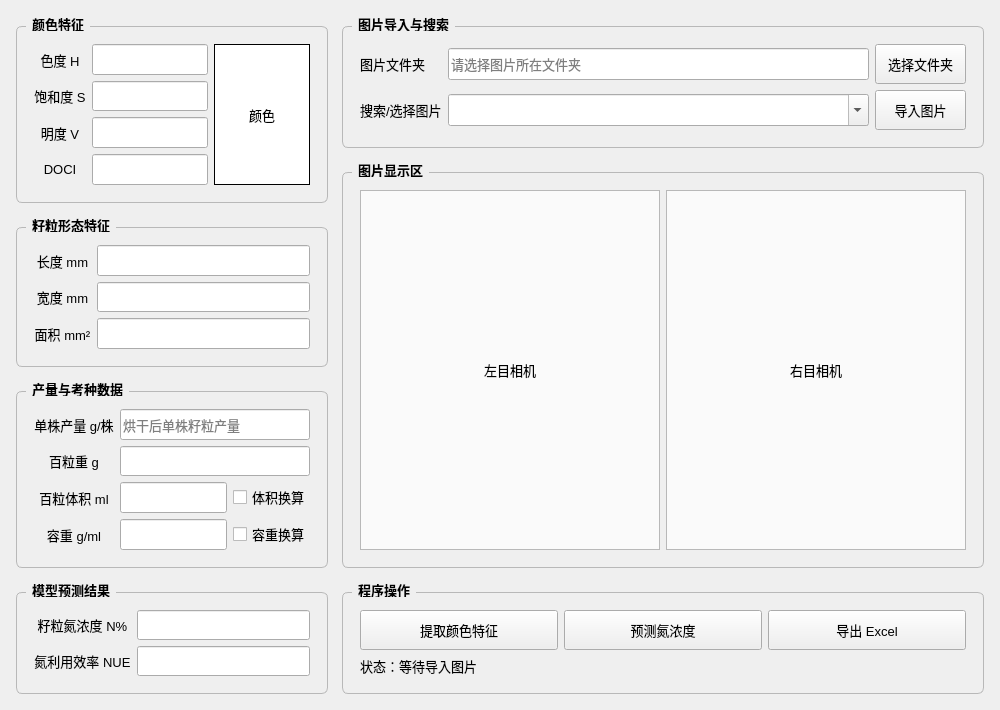
<?xml version="1.0" encoding="UTF-8"?>
<ui version="4.0">
 <class>Form</class>
 <widget class="QWidget" name="Form">
  <property name="geometry">
   <rect>
    <x>0</x>
    <y>0</y>
    <width>1000</width>
    <height>694</height>
   </rect>
  </property>
  <property name="windowTitle">
   <string>玉米籽粒颜色提取与氮浓度预测系统</string>
  </property>
  <property name="styleSheet">
   <string notr="true">QWidget { font-family: &quot;Microsoft YaHei&quot;; font-size: 10pt; }
QGroupBox { font-weight: bold; border: 1px solid #B8B8B8; border-radius: 6px; margin-top: 10px; padding: 8px; }
QGroupBox::title { subcontrol-origin: margin; left: 10px; padding: 0 4px; }
QLineEdit, QComboBox { min-height: 26px; }
QPushButton { min-height: 30px; padding: 4px 12px; }
QLabel#imageLabelLeft, QLabel#imageLabelRight { background-color: #FAFAFA; border: 1px solid #B8B8B8; }
QLabel#colorLabel { background-color: white; border: 1px solid black; }</string>
  </property>
  <layout class="QHBoxLayout" name="mainHorizontalLayout">
   <property name="spacing">
    <number>14</number>
   </property>
   <property name="leftMargin">
    <number>16</number>
   </property>
   <property name="topMargin">
    <number>16</number>
   </property>
   <property name="rightMargin">
    <number>16</number>
   </property>
   <property name="bottomMargin">
    <number>16</number>
   </property>
   <item>
    <layout class="QVBoxLayout" name="leftPanelLayout">
     <item>
      <widget class="QGroupBox" name="groupBox_ColorFeature">
       <property name="title">
        <string>颜色特征</string>
       </property>
       <layout class="QGridLayout" name="gridLayout_ColorFeature">
        <item row="0" column="0">
         <widget class="QLabel" name="label_H">
          <property name="text">
           <string>色度 H</string>
          </property>
          <property name="alignment">
           <set>Qt::AlignmentFlag::AlignCenter</set>
          </property>
         </widget>
        </item>
        <item row="0" column="1">
         <widget class="QLineEdit" name="lineEdit_H"/>
        </item>
        <item row="1" column="0">
         <widget class="QLabel" name="label_S">
          <property name="text">
           <string>饱和度 S</string>
          </property>
          <property name="alignment">
           <set>Qt::AlignmentFlag::AlignCenter</set>
          </property>
         </widget>
        </item>
        <item row="1" column="1">
         <widget class="QLineEdit" name="lineEdit_S"/>
        </item>
        <item row="2" column="0">
         <widget class="QLabel" name="label_V">
          <property name="text">
           <string>明度 V</string>
          </property>
          <property name="alignment">
           <set>Qt::AlignmentFlag::AlignCenter</set>
          </property>
         </widget>
        </item>
        <item row="2" column="1">
         <widget class="QLineEdit" name="lineEdit_V"/>
        </item>
        <item row="3" column="0">
         <widget class="QLabel" name="label_DOCI">
          <property name="text">
           <string>DOCI</string>
          </property>
          <property name="alignment">
           <set>Qt::AlignmentFlag::AlignCenter</set>
          </property>
         </widget>
        </item>
        <item row="3" column="1">
         <widget class="QLineEdit" name="lineEdit_DOCI"/>
        </item>
        <item row="0" column="2" rowspan="4">
         <widget class="QLabel" name="colorLabel">
          <property name="minimumSize">
           <size>
            <width>96</width>
            <height>96</height>
           </size>
          </property>
          <property name="text">
           <string>颜色</string>
          </property>
          <property name="alignment">
           <set>Qt::AlignmentFlag::AlignCenter</set>
          </property>
         </widget>
        </item>
       </layout>
      </widget>
     </item>
     <item>
      <widget class="QGroupBox" name="groupBox_ShapeFeature">
       <property name="title">
        <string>籽粒形态特征</string>
       </property>
       <layout class="QGridLayout" name="gridLayout_ShapeFeature">
        <item row="0" column="0">
         <widget class="QLabel" name="label_Length">
          <property name="text">
           <string>长度 mm</string>
          </property>
          <property name="alignment">
           <set>Qt::AlignmentFlag::AlignCenter</set>
          </property>
         </widget>
        </item>
        <item row="0" column="1">
         <widget class="QLineEdit" name="lineEdit_Length"/>
        </item>
        <item row="1" column="0">
         <widget class="QLabel" name="label_Width">
          <property name="text">
           <string>宽度 mm</string>
          </property>
          <property name="alignment">
           <set>Qt::AlignmentFlag::AlignCenter</set>
          </property>
         </widget>
        </item>
        <item row="1" column="1">
         <widget class="QLineEdit" name="lineEdit_Width"/>
        </item>
        <item row="2" column="0">
         <widget class="QLabel" name="label_Area">
          <property name="text">
           <string>面积 mm²</string>
          </property>
          <property name="alignment">
           <set>Qt::AlignmentFlag::AlignCenter</set>
          </property>
         </widget>
        </item>
        <item row="2" column="1">
         <widget class="QLineEdit" name="lineEdit_Area"/>
        </item>
       </layout>
      </widget>
     </item>
     <item>
      <widget class="QGroupBox" name="groupBox_ManualFeature">
       <property name="title">
        <string>产量与考种数据</string>
       </property>
       <layout class="QGridLayout" name="gridLayout_ManualFeature">
        <item row="0" column="0">
         <widget class="QLabel" name="label_Yield">
          <property name="text">
           <string>单株产量 g/株</string>
          </property>
          <property name="alignment">
           <set>Qt::AlignmentFlag::AlignCenter</set>
          </property>
         </widget>
        </item>
        <item row="0" column="1" colspan="2">
         <widget class="QLineEdit" name="lineEdit_Yield">
          <property name="placeholderText">
           <string>烘干后单株籽粒产量</string>
          </property>
         </widget>
        </item>
        <item row="1" column="0">
         <widget class="QLabel" name="label_Hweight">
          <property name="text">
           <string>百粒重 g</string>
          </property>
          <property name="alignment">
           <set>Qt::AlignmentFlag::AlignCenter</set>
          </property>
         </widget>
        </item>
        <item row="1" column="1" colspan="2">
         <widget class="QLineEdit" name="lineEdit_Hweight"/>
        </item>
        <item row="2" column="0">
         <widget class="QLabel" name="label_Vol">
          <property name="text">
           <string>百粒体积 ml</string>
          </property>
          <property name="alignment">
           <set>Qt::AlignmentFlag::AlignCenter</set>
          </property>
         </widget>
        </item>
        <item row="2" column="1">
         <widget class="QLineEdit" name="lineEdit_Vol"/>
        </item>
        <item row="2" column="2">
         <widget class="QCheckBox" name="checkBox_Vol">
          <property name="text">
           <string>体积换算</string>
          </property>
         </widget>
        </item>
        <item row="3" column="0">
         <widget class="QLabel" name="label_Tweight">
          <property name="text">
           <string>容重 g/ml</string>
          </property>
          <property name="alignment">
           <set>Qt::AlignmentFlag::AlignCenter</set>
          </property>
         </widget>
        </item>
        <item row="3" column="1">
         <widget class="QLineEdit" name="lineEdit_Tweight"/>
        </item>
        <item row="3" column="2">
         <widget class="QCheckBox" name="checkBox_Tweight">
          <property name="text">
           <string>容重换算</string>
          </property>
         </widget>
        </item>
       </layout>
      </widget>
     </item>
     <item>
      <widget class="QGroupBox" name="groupBox_Prediction">
       <property name="title">
        <string>模型预测结果</string>
       </property>
       <layout class="QGridLayout" name="gridLayout_Prediction">
        <item row="0" column="0">
         <widget class="QLabel" name="label_N">
          <property name="text">
           <string>籽粒氮浓度 N%</string>
          </property>
          <property name="alignment">
           <set>Qt::AlignmentFlag::AlignCenter</set>
          </property>
         </widget>
        </item>
        <item row="0" column="1">
         <widget class="QLineEdit" name="lineEdit_N"/>
        </item>
        <item row="1" column="0">
         <widget class="QLabel" name="label_Nue">
          <property name="text">
           <string>氮利用效率 NUE</string>
          </property>
          <property name="alignment">
           <set>Qt::AlignmentFlag::AlignCenter</set>
          </property>
         </widget>
        </item>
        <item row="1" column="1">
         <widget class="QLineEdit" name="lineEdit_Nue"/>
        </item>
       </layout>
      </widget>
     </item>
    </layout>
   </item>
   <item>
    <layout class="QVBoxLayout" name="rightPanelLayout">
     <item>
      <widget class="QGroupBox" name="groupBox_ImageImport">
       <property name="title">
        <string>图片导入与搜索</string>
       </property>
       <layout class="QGridLayout" name="gridLayout_ImageImport">
        <item row="0" column="0">
         <widget class="QLabel" name="label_ImageFolder">
          <property name="text">
           <string>图片文件夹</string>
          </property>
         </widget>
        </item>
        <item row="0" column="1">
         <widget class="QLineEdit" name="folderPathLineEdit">
          <property name="placeholderText">
           <string>请选择图片所在文件夹</string>
          </property>
         </widget>
        </item>
        <item row="0" column="2">
         <widget class="QPushButton" name="selectFolderBtn">
          <property name="text">
           <string>选择文件夹</string>
          </property>
         </widget>
        </item>
        <item row="1" column="0">
         <widget class="QLabel" name="label_ImageSearch">
          <property name="text">
           <string>搜索/选择图片</string>
          </property>
         </widget>
        </item>
        <item row="1" column="1">
         <widget class="QComboBox" name="imageComboBox">
          <property name="editable">
           <bool>true</bool>
          </property>
          <property name="placeholderText">
           <string>输入关键词或下拉选择图片</string>
          </property>
         </widget>
        </item>
        <item row="1" column="2">
         <widget class="QPushButton" name="loadImageBtn">
          <property name="text">
           <string>导入图片</string>
          </property>
         </widget>
        </item>
       </layout>
      </widget>
     </item>
     <item>
      <widget class="QGroupBox" name="groupBox_ImageDisplay">
       <property name="title">
        <string>图片显示区</string>
       </property>
       <layout class="QGridLayout" name="gridLayout_ImageDisplay">
        <item row="0" column="0">
         <widget class="QLabel" name="imageLabelLeft">
          <property name="minimumSize">
           <size>
            <width>300</width>
            <height>360</height>
           </size>
          </property>
          <property name="text">
           <string>左目相机</string>
          </property>
          <property name="alignment">
           <set>Qt::AlignmentFlag::AlignCenter</set>
          </property>
         </widget>
        </item>
        <item row="0" column="1">
         <widget class="QLabel" name="imageLabelRight">
          <property name="minimumSize">
           <size>
            <width>300</width>
            <height>360</height>
           </size>
          </property>
          <property name="text">
           <string>右目相机</string>
          </property>
          <property name="alignment">
           <set>Qt::AlignmentFlag::AlignCenter</set>
          </property>
         </widget>
        </item>
       </layout>
      </widget>
     </item>
     <item>
      <widget class="QGroupBox" name="groupBox_Action">
       <property name="title">
        <string>程序操作</string>
       </property>
       <layout class="QGridLayout" name="gridLayout_Action">
        <item row="0" column="0">
         <widget class="QPushButton" name="extractColorBtn">
          <property name="text">
           <string>提取颜色特征</string>
          </property>
         </widget>
        </item>
        <item row="0" column="1">
         <widget class="QPushButton" name="predictBtn">
          <property name="text">
           <string>预测氮浓度</string>
          </property>
         </widget>
        </item>
        <item row="0" column="2">
         <widget class="QPushButton" name="exportExcelBtn">
          <property name="text">
           <string>导出 Excel</string>
          </property>
         </widget>
        </item>
        <item row="1" column="0" colspan="3">
         <widget class="QLabel" name="statusLabel">
          <property name="text">
           <string>状态：等待导入图片</string>
          </property>
         </widget>
        </item>
       </layout>
      </widget>
     </item>
    </layout>
   </item>
  </layout>
 </widget>
 <resources/>
 <connections/>
</ui>
